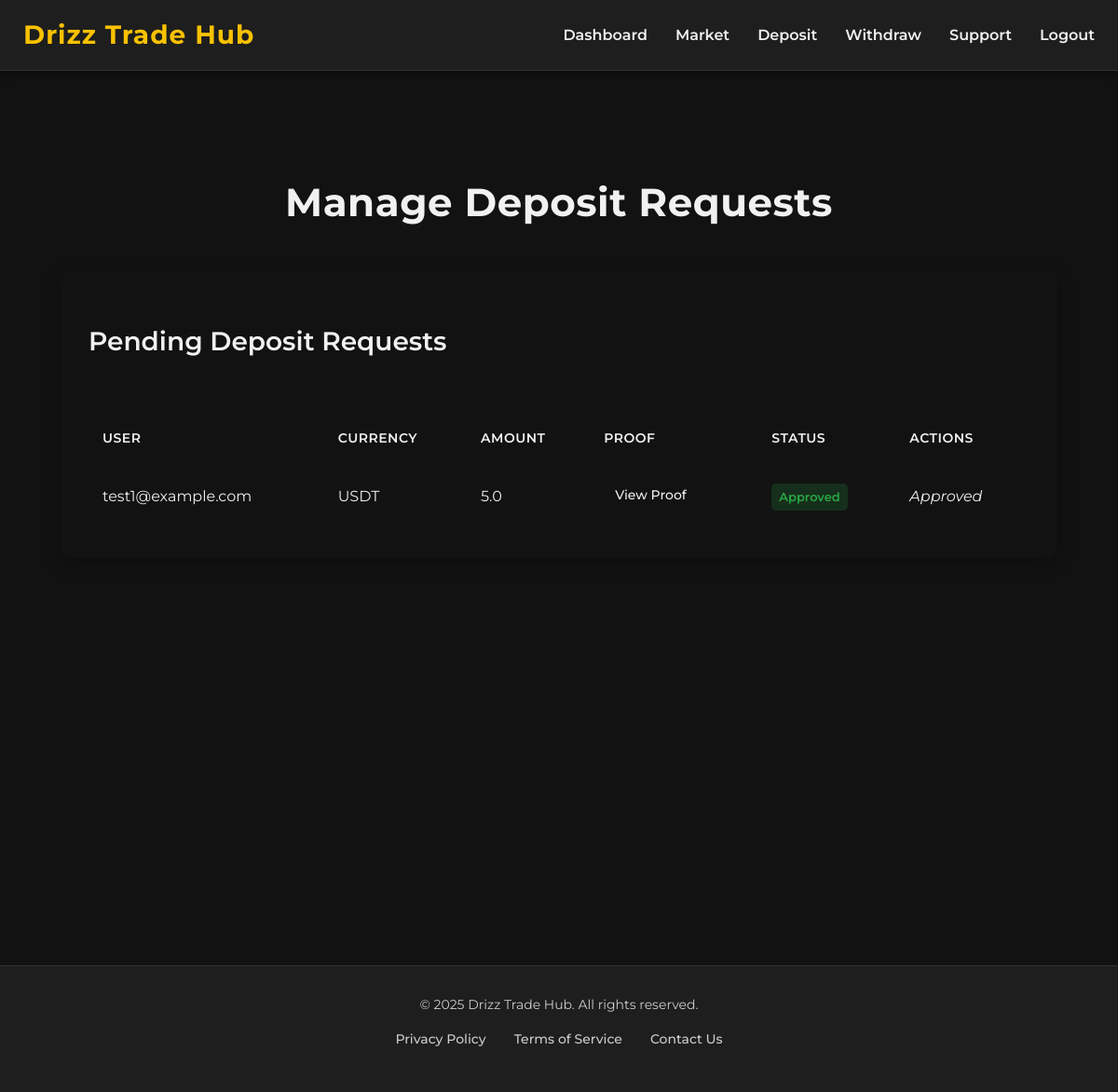
/admin/deposits (signed in), run on the app's committed database.
### models.py (models this page shows, shortened)
class DepositRequest(db.Model):
    id = db.Column(db.Integer, primary_key=True)
    user_id = db.Column(db.Integer, db.ForeignKey('user.id'), nullable=False)
    currency = db.Column(db.String(10), nullable=False)
    amount = db.Column(db.Float, nullable=False)
    proof_path = db.Column(db.String(255), nullable=False)
    status = db.Column(db.String(20), default='pending')
    timestamp = db.Column(db.DateTime, default=db.func.now())
    user = db.relationship('User', backref='deposits')

class User(db.Model, UserMixin):
    id = db.Column(db.Integer, primary_key=True)
    email = db.Column(db.String(120), unique=True, nullable=False)
    password_hash = db.Column(db.String(128), nullable=False)
    confirmed = db.Column(db.Boolean, default=False)
    kyc_verified = db.Column(db.Boolean, default=False)
    is_admin = db.Column(db.Boolean, default=False)

### routes.py (the view)
@app.route('/admin/deposits')
def admin_deposits():
    if not session.get('admin_logged_in'):
        flash('Access denied.', 'danger')
        return redirect(url_for('admin_login'))
    deposits = DepositRequest.query.order_by(DepositRequest.timestamp.desc()).all()
    return render_template('admin_deposit.html', deposits=deposits)

### app.py (called while the page is built)
@app.context_processor
def inject_user():
    return dict(current_user=current_user)

### models.py (called while the page is built)
@login_manager.user_loader
def load_user(user_id):
    return User.query.get(int(user_id))

### templates/admin_deposit.html (shortened to what this page needs)
{% extends "layout.html" %}
{% block content %}
<div class="admin-dashboard-container">
    <h1 class="admin-dashboard-title">Manage Deposit Requests</h1>
    <div class="admin-section-card">
        <h2 class="admin-section-heading">Pending Deposit Requests</h2>
        {% if deposits %}
        <div class="table-responsive">
            <table class="data-table">
                <thead>
                    <tr>
                        <th>User</th>
                        <th>Currency</th>
                        <th>Amount</th>
                        <th>Proof</th>
                        <th>Status</th>
                        <th>Actions</th>
                    </tr>
                </thead>
                <tbody>
                    {% for dep in deposits %}
                    <tr>
                        <td data-label="User">{{ dep.user.email }}</td>
                        <td data-label="Currency">{{ dep.currency }}</td>
                        <td data-label="Amount">{{ dep.amount }}</td>
                        <td data-label="Proof">
                            <a href="{{ url_for('static', filename='uploads/' ~ dep.proof_path) }}" target="_blank" class="table-action-link view-link">View Proof</a>
                        </td>
                        <td data-label="Status">
                            <span class="status-indicator {% if dep.status == 'pending' %}status-pending{% elif dep.status == 'approved' %}status-yes{% else %}status-no{% endif %}">
                                {{ dep.status | capitalize }}
                            </span>
                        </td>
                        <td data-label="Actions">
                            {% if dep.status == 'pending' %}
                            <form method="POST" action="{{ url_for('admin_approve_deposit', deposit_id=dep.id) }}" class="inline-form">
                                <button type="submit" class="button button-success table-action-button">Approve</button>
                            </form>
                            <form method="POST" action="{{ url_for('admin_reject_deposit', deposit_id=dep.id) }}" class="inline-form" style="margin-left: 5px;">
                                <button type="submit" class="button button-danger table-action-button">Reject</button>
                            </form>
                            {% else %}
                                <span class="text-muted">{{ dep.status | capitalize }}</span>
                            {% endif %}
                        </td>
                    </tr>
                    {% endfor %}
                </tbody>
            </table>
        </div>
        {% else %}
            <p class="no-data-message">No pending deposit requests found.</p>
        {% endif %}
    </div>
</div>
{% endblock %}

### static/css/styles.css (style rules this page uses)
body { background: #0e1117; font-family: 'Poppins', sans-serif; color: #fff; margin: 0; padding: 0; }
body { background-color: #121212; color: #f1f1f1; font-family: 'Montserrat', 'Segoe UI', Arial, sans-serif; margin: 0; padding: 0; box-sizing: border-box; line-height: 1.6; }
a { color: #f9c100; text-decoration: none; transition: color 0.2s ease; }
h1, h2, h3, h4, h5, h6 { color: #f9c100; font-family: 'Montserrat', sans-serif; font-weight: 600; }

### templates/admin_deposit.html (style rules this page uses)
.admin-dashboard-container { padding: 40px; background-color: var(--background-color); color: var(--text-color-primary); min-height: calc(100vh - var(--header-height, 0px) - var(--footer-height, 0px)); font-family: 'Montserrat', sans-serif; }
.admin-dashboard-title { font-size: 42px; color: var(--accent-color); margin-bottom: 40px; text-align: center; font-weight: 700; letter-spacing: 0.5px; }
.admin-section-card { background-color: var(--card-background-color); border-radius: 12px; box-shadow: 0 4px 20px rgba(0, 0, 0, 0.3); padding: 30px; margin-bottom: 40px; border: 1px solid var(--border-color); }
.admin-section-heading { font-size: 28px; color: var(--text-color-primary); margin-bottom: 25px; border-bottom: 2px solid var(--accent-color); padding-bottom: 10px; display: inline-block; }
.table-responsive { overflow-x: auto; }
.data-table { width: 100%; border-collapse: collapse; margin-top: 20px; background-color: var(--input-background-color); border-radius: 8px; overflow: hidden; }
.data-table th, .data-table td { padding: 15px; text-align: left; border-bottom: 1px solid var(--border-color); color: var(--text-color-primary); vertical-align: middle; }
.data-table thead th { background-color: var(--background-color); color: var(--accent-color); font-weight: 600; text-transform: uppercase; font-size: 14px; letter-spacing: 0.5px; }
.status-indicator { padding: 4px 8px; border-radius: 5px; font-size: 13px; font-weight: 600; display: inline-block; white-space: nowrap; }
.status-yes { background-color: #28a74533; color: #28a745; }
.text-muted { color: var(--text-color-light); font-style: italic; }
.table-action-link, .table-action-button { display: inline-block; padding: 8px 12px; border-radius: 6px; text-decoration: none; font-size: 14px; font-weight: 500; cursor: pointer; transition: background-color 0.2s ease, transform 0.1s ease; margin-right: 5px; margin-bottom: 5px; white-space: nowrap; border: none; }
.table-action-link.view-link { background-color: var(--accent-color); color: var(--text-color-dark); }

### data on the page
DepositRequest: user.email "test1@example.com", currency "USDT", amount "5.0", status "Approved"
